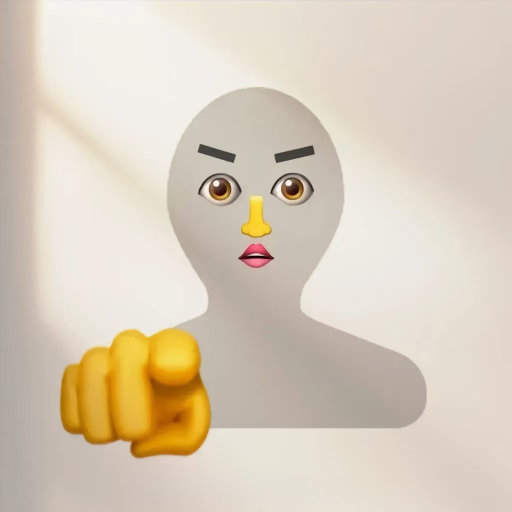
#> input picture test.jpg, 1024 x 1024 px (shown at 1/2 size)
$ jupyter execute test.ipynb   (shell and % lines are left out)
#> lines starting #> are read from the running program, lines starting #| are printed output that depends on the picture
[cell 1]
import cv2
import matplotlib.pyplot as plt
import numpy as np

img = cv2.imread('test.jpg')
#> img is the input picture: shape (1024, 1024, 3); mean B, G, R 187.8, 205.4, 217.6

[cell 2]
img

[cell 3]
def show(name,img):
    cv2.imshow(name,img)

    cv2.waitKey(5000)
    cv2.destroyAllWindows()

[cell 4]
show("image1",img)

[cell 5]
img = cv2.imread('test.jpg',cv2.IMREAD_GRAYSCALE)
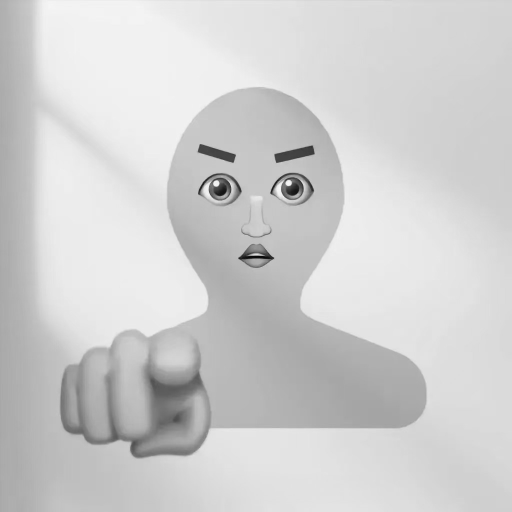
#> img: shape (1024, 1024) (shown at 1/2 size); min 7, max 250, mean 207
show("image2",img)
